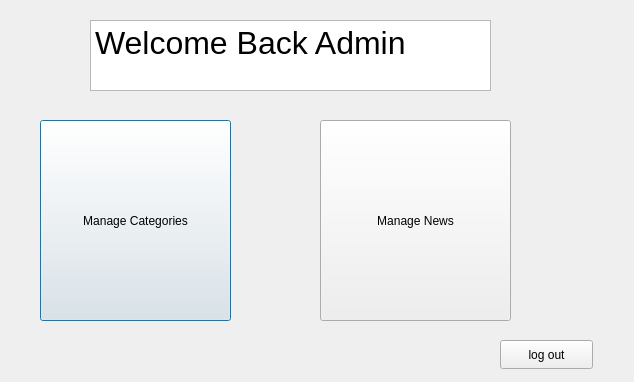
<?xml version="1.0" encoding="UTF-8"?>
<ui version="4.0">
 <class>AdminMainWindow</class>
 <widget class="QDialog" name="AdminMainWindow">
  <property name="geometry">
   <rect>
    <x>0</x>
    <y>0</y>
    <width>634</width>
    <height>382</height>
   </rect>
  </property>
  <property name="windowTitle">
   <string>Dialog</string>
  </property>
  <widget class="QPushButton" name="CategoryButton">
   <property name="geometry">
    <rect>
     <x>40</x>
     <y>120</y>
     <width>191</width>
     <height>201</height>
    </rect>
   </property>
   <property name="text">
    <string>Manage Categories</string>
   </property>
  </widget>
  <widget class="QPushButton" name="NewsButton">
   <property name="geometry">
    <rect>
     <x>320</x>
     <y>120</y>
     <width>191</width>
     <height>201</height>
    </rect>
   </property>
   <property name="text">
    <string>Manage News</string>
   </property>
  </widget>
  <widget class="QTextBrowser" name="textBrowser">
   <property name="geometry">
    <rect>
     <x>90</x>
     <y>20</y>
     <width>401</width>
     <height>71</height>
    </rect>
   </property>
   <property name="html">
    <string>&lt;!DOCTYPE HTML PUBLIC &quot;-//W3C//DTD HTML 4.0//EN&quot; &quot;http://www.w3.org/TR/REC-html40/strict.dtd&quot;&gt;
&lt;html&gt;&lt;head&gt;&lt;meta name=&quot;qrichtext&quot; content=&quot;1&quot; /&gt;&lt;meta charset=&quot;utf-8&quot; /&gt;&lt;style type=&quot;text/css&quot;&gt;
p, li { white-space: pre-wrap; }
hr { height: 1px; border-width: 0; }
li.unchecked::marker { content: &quot;\2610&quot;; }
li.checked::marker { content: &quot;\2612&quot;; }
&lt;/style&gt;&lt;/head&gt;&lt;body style=&quot; font-family:'Segoe UI'; font-size:9pt; font-weight:400; font-style:normal;&quot;&gt;
&lt;p style=&quot; margin-top:0px; margin-bottom:0px; margin-left:0px; margin-right:0px; -qt-block-indent:0; text-indent:0px;&quot;&gt;&lt;span style=&quot; font-size:24pt;&quot;&gt;Welcome Back Admin&lt;/span&gt;&lt;/p&gt;&lt;/body&gt;&lt;/html&gt;</string>
   </property>
  </widget>
  <widget class="QPushButton" name="logout">
   <property name="geometry">
    <rect>
     <x>500</x>
     <y>340</y>
     <width>93</width>
     <height>29</height>
    </rect>
   </property>
   <property name="text">
    <string>log out</string>
   </property>
  </widget>
 </widget>
 <resources/>
 <connections/>
</ui>
